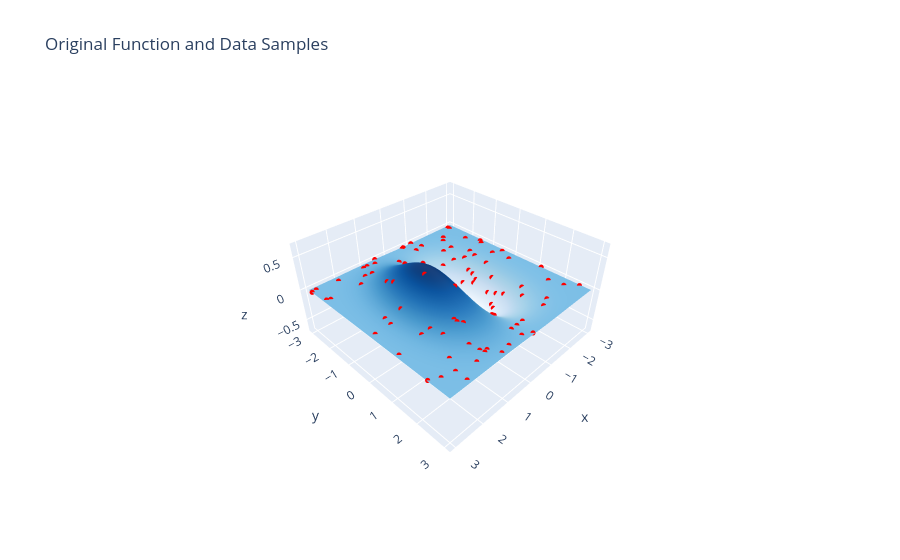
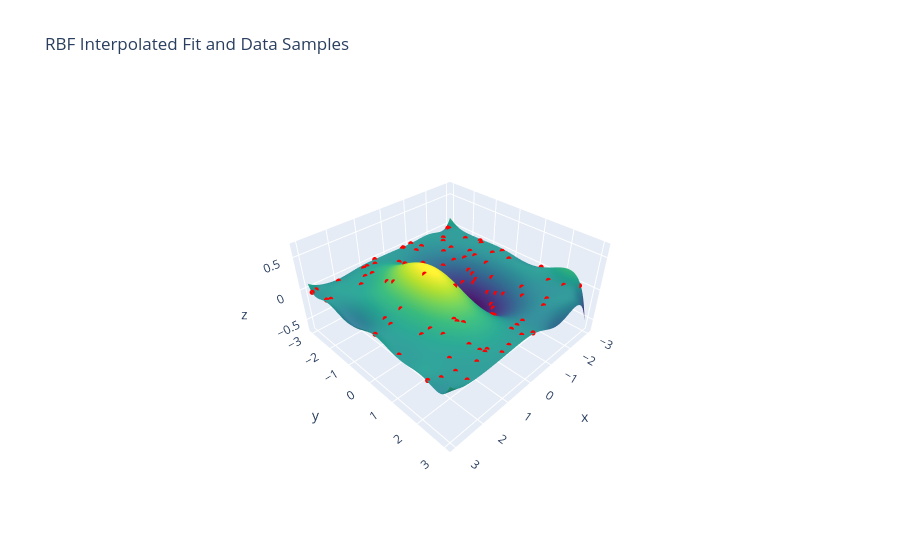

These figures' notebook cell, in order:
### Markdown cell above
#### Example - 2D gaussian

### Code cell
import numpy as np
import plotly.graph_objects as go

# Define the target function
def f(x, y):
    return np.exp(-.5*x**2 - .2*y**2) * np.sin(x) * np.cos(.5*y)

x_grid_vals = np.linspace(-3, 3, 100)
y_grid_vals = np.linspace(-3, 3, 100)
X, Y = np.meshgrid(x_grid_vals, y_grid_vals)
Z_true = f(X, Y)

num_samples = 100
x_samples = np.random.uniform(-3, 3, num_samples)
y_samples = np.random.uniform(-3, 3, num_samples)
z_samples = f(x_samples, y_samples)

def gaussian_rbf(r, epsilon):
    return np.exp(-(epsilon * r)**2)

dist_matrix = np.sqrt((x_samples[:, np.newaxis] - x_samples)**2 + (y_samples[:, np.newaxis] - y_samples)**2)
average_distance = np.mean(dist_matrix)
eps = 1 / average_distance
print(f"Using epsilon = {eps:.4f}")

phi_matrix = gaussian_rbf(dist_matrix, eps)

print(f'The matrix condition number is, {np.linalg.cond(phi_matrix):.2e}')

weights = np.linalg.solve(phi_matrix, z_samples)

Z_fit = np.zeros_like(X)
for i in range(num_samples):
    r = np.sqrt((X - x_samples[i])**2 + (Y - y_samples[i])**2)
    Z_fit += weights[i] * gaussian_rbf(r, eps)


surface_true = go.Surface(x=X, y=Y, z=Z_true, colorscale='Blues', showscale=False, name='Original')
surface_fit = go.Surface(x=X, y=Y, z=Z_fit, colorscale='Viridis', showscale=False, name='RBF Fit')
scatter_samples = go.Scatter3d(
    x=x_samples, y=y_samples, z=z_samples,
    mode='markers', marker=dict(color='red', size=3), name='Samples'
)

# Plot 1: Original Function
fig_original = go.Figure(data=[surface_true, scatter_samples])
fig_original.update_layout(
    title='Original Function and Data Samples',
    scene=dict(
        xaxis_title='x', yaxis_title='y', zaxis_title='z',
        aspectmode='manual',
        zaxis=dict(range=[-.7, .7]),
        aspectratio=dict(x=1, y=1, z=0.5)
    )
)
print("Displaying the original function...")
fig_original.show()

# Plot 2: RBF Interpolation
fig_fit = go.Figure(data=[surface_fit, scatter_samples])
fig_fit.update_layout(
    title='RBF Interpolated Fit and Data Samples',
    scene=dict(
        xaxis_title='x', yaxis_title='y', zaxis_title='z',
        zaxis=dict(range=[-.7, .7]),
        aspectmode='manual',
        aspectratio=dict(x=1, y=1, z=0.5)
    )
)
print("Displaying the RBF fitted function...")
fig_fit.show()
